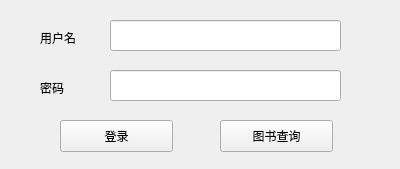
<?xml version="1.0" encoding="UTF-8"?>
<ui version="4.0">
 <class>login</class>
 <widget class="QWidget" name="login">
  <property name="geometry">
   <rect>
    <x>0</x>
    <y>0</y>
    <width>400</width>
    <height>169</height>
   </rect>
  </property>
  <property name="windowTitle">
   <string>Form</string>
  </property>
  <widget class="QLineEdit" name="userName">
   <property name="geometry">
    <rect>
     <x>110</x>
     <y>20</y>
     <width>231</width>
     <height>31</height>
    </rect>
   </property>
  </widget>
  <widget class="QLabel" name="label">
   <property name="geometry">
    <rect>
     <x>40</x>
     <y>30</y>
     <width>60</width>
     <height>16</height>
    </rect>
   </property>
   <property name="text">
    <string>用户名</string>
   </property>
  </widget>
  <widget class="QLineEdit" name="password">
   <property name="geometry">
    <rect>
     <x>110</x>
     <y>70</y>
     <width>231</width>
     <height>31</height>
    </rect>
   </property>
  </widget>
  <widget class="QLabel" name="label_2">
   <property name="geometry">
    <rect>
     <x>40</x>
     <y>80</y>
     <width>60</width>
     <height>16</height>
    </rect>
   </property>
   <property name="text">
    <string>密码</string>
   </property>
  </widget>
  <widget class="QPushButton" name="login_2">
   <property name="geometry">
    <rect>
     <x>60</x>
     <y>120</y>
     <width>113</width>
     <height>32</height>
    </rect>
   </property>
   <property name="text">
    <string>登录</string>
   </property>
  </widget>
  <widget class="QPushButton" name="search">
   <property name="geometry">
    <rect>
     <x>220</x>
     <y>120</y>
     <width>113</width>
     <height>32</height>
    </rect>
   </property>
   <property name="text">
    <string>图书查询</string>
   </property>
  </widget>
 </widget>
 <resources/>
 <connections/>
</ui>
